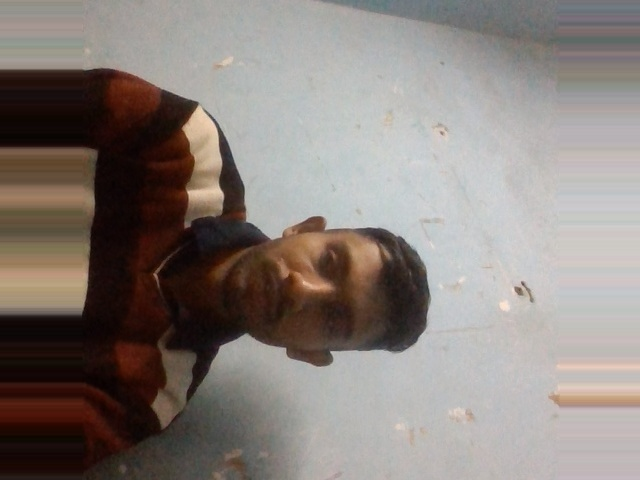
#> input picture corrected_photo.jpg, 640 x 480 px, given in place of the camera
$ python virtual_paint.py
#> lines starting #> are read from the running program, lines starting #| are printed output that depends on the picture; after the words box and inside, x2 and y2 are one past the last pixel; in counts of white or black regions, pixels touching at a corner belong together
import cv2 as cv
import numpy as np

frameWidth=640
frameHeight=750
cap=cv.VideoCapture(0)
cap.set(3,frameWidth)
cap.set(4,frameHeight)
cap.set(10,150);

myColor=[[5,107,0,19,255,255],
         [133,56,0,159,156,255],
         [57,56,0,100,255,255]]


def findColor(img,myColor):
    imgHSV=cv.cvtColor(img,cv.COLOR_RGB2HSV)
    for color in myColor:
        lower=np.array(color[0:3])
        upper=np.array(color[3:6])
        mask=cv.inRange(imgHSV, lower, upper)
        cv.imshow(str(color[0]),mask);


def getContours(img):
    contours,hierarchy=cv.findContours(img,cv.RETR_TREE,cv.CHAIN_APPROX_NONE)

    for cnt in contours:
        area=cv.contourArea(cnt)

        if area > 500:
            cv.drawContours(imgResult, cnt, 1,(0,255,5),2)

            peri=cv.arcLength(cnt,True)

            approx=cv.approxPolyDP(cnt,0.02*peri,True)
            print(len(approx))


while True:
    #  print('camera sucess fully work')
     success,img=cap.read()
#> img is the input picture: shape (480, 640, 3); mean B, G, R 122.9, 127.9, 136.4
    #  imgGrey=cv.cvtColor(img,cv.COLOR_BGR2GRAY)
    #  cv.putText(imgGrey,'Hello Kohinoor',(100,200),cv.FONT_HERSHEY_PLAIN,1.0,(0,0,255),3)
     findColor(img,myColor)
#> in findColor, `imgHSV=cv.cvtColor(img,cv.COLOR_RGB2HSV)`: imgHSV: shape (480, 640, 3); mean H, S, V 90.7, 58.9, 137.5
#> the loop in findColor, `for color in myColor:` made 3 passes
#> pass 2, in findColor, `mask=cv.inRange(imgHSV, lower, upper)`:
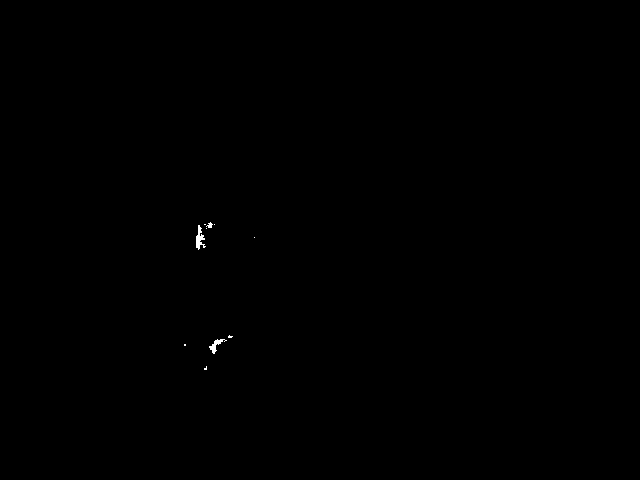
#> mask: shape (480, 640); 0.08% white; 10 white regions (7 under 20 px), largest, box (x1, y1, x2, y2) and area: (196, 225, 206, 250) 120, (209, 339, 227, 354) 90, (206, 222, 213, 228) 23
#> pass 3, in findColor, `mask=cv.inRange(imgHSV, lower, upper)`:
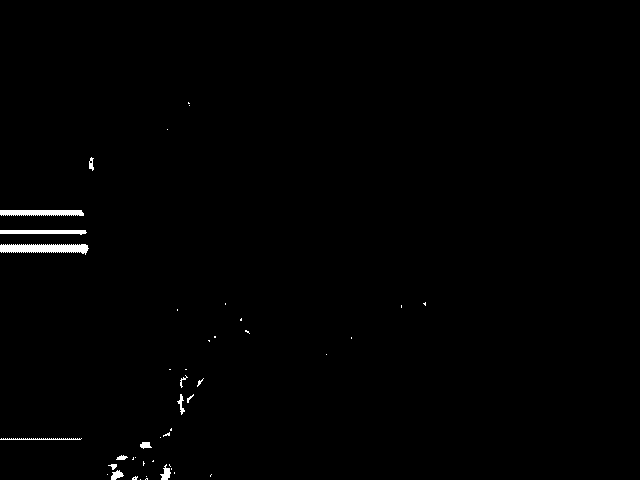
#> mask: shape (480, 640); 0.73% white; 45 white regions (31 under 20 px), largest, box (x1, y1, x2, y2) and area: (0, 244, 89, 255) 711, (0, 210, 84, 216) 459, (0, 230, 87, 235) 347
     cv.imshow("Video",img)

     if cv.waitKey(1) & 0xff == ord("c"):
#> (key Esc is pressed here)
        break
